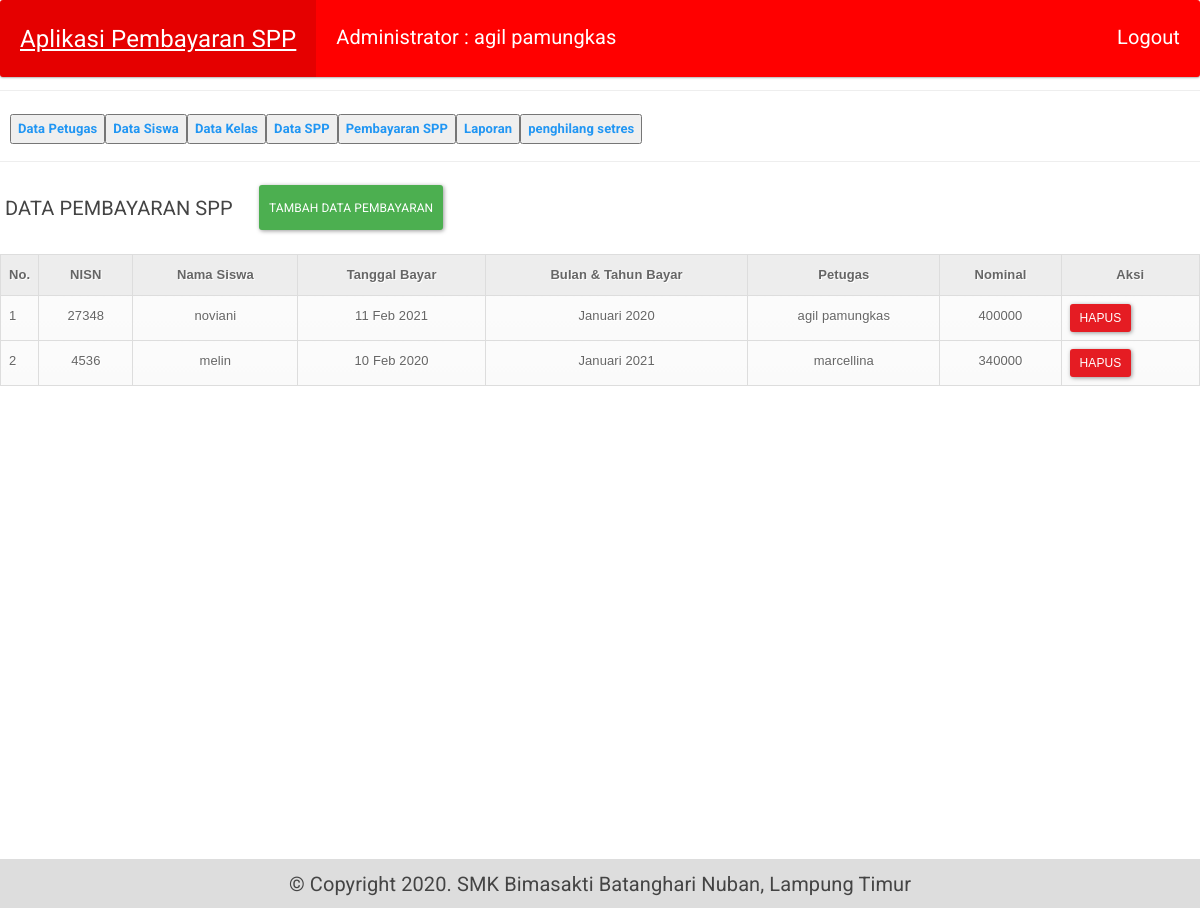
The app's page /tampil_pembayaran.php (signed in) with its own data.
### tables this page shows
CREATE TABLE IF NOT EXISTS `pembayaran` (
`id_pembayaran` int(10) NOT NULL,
  `id_petugas` int(11) DEFAULT NULL,
  `nisn` varchar(10) NOT NULL,
  `tgl_bayar` date NOT NULL,
  `bulan_dibayar` varchar(10) NOT NULL,
  `tahun_dibayar` varchar(4) NOT NULL,
  `id_spp` int(11) NOT NULL,
  `jumlah_bayar` int(11) NOT NULL
);

CREATE TABLE IF NOT EXISTS `siswa` (
  `nisn` char(10) NOT NULL,
  `nis` char(8) NOT NULL,
  `nama` varchar(35) NOT NULL,
  `id_kelas` int(11) NOT NULL,
  `alamat` text NOT NULL,
  `no_telp` varchar(13) NOT NULL,
  `id_spp` int(11) NOT NULL,
  `username` varchar(50) NOT NULL,
  `password` varchar(50) NOT NULL
);

CREATE TABLE IF NOT EXISTS `petugas` (
  `id_petugas` int(11) NOT NULL,
  `username` varchar(25) NOT NULL,
  `password` varchar(32) NOT NULL,
  `nama_petugas` varchar(35) NOT NULL,
  `level` enum('admin','petugas') NOT NULL
);

CREATE TABLE IF NOT EXISTS `spp` (
`id_spp` int(11) NOT NULL,
  `tahun` int(11) NOT NULL,
  `nominal` int(11) NOT NULL
);

### tampil_pembayaran.php (the view)
<?php include "header.php"; ?>
<div class="main">
<div class="row">
<h5>&emsp;DATA PEMBAYARAN SPP </h5>&emsp;&emsp;
    <button class="btn btn-success btn-sm" onclick="location.href='tambah_pembayaran.php'">Tambah Data Pembayaran</button>
</div>
<br>
<div class="table-responsive">
<table class="table table-bordered" cellspacing='0' style="width: 100%">
	<?php require 'koneksi.php';
		$no=1; $ambil=$koneksi->query("SELECT * FROM pembayaran JOIN siswa ON pembayaran.nisn = siswa.nisn JOIN spp ON pembayaran.id_spp = spp.id_spp JOIN petugas ON pembayaran.id_petugas = petugas.id_petugas");?>
	<tr>
		<th width="10px">No.</th>
		<th style="text-align: center;">NISN</th>
		<th style="text-align: center;">Nama Siswa</th>
		<th style="text-align: center;">Tanggal Bayar</th>
		<th style="text-align: center;">Bulan & Tahun Bayar</th>
		<th style="text-align: center;">Petugas</th>
		<th style="text-align: center;">Nominal</th>
		<th style="text-align: center;">Aksi</th>
	</tr>
  <?php while($get=$ambil->fetch_assoc()){ ?>
	<tr>
		<td><?php echo $no; ?></td>
		<td><?php echo $get['nisn']; ?></td>
		<td><?php echo $get['nama']; ?></td>
		<td><?php echo date("d M Y", strtotime($get['tgl_bayar'])); ?></td>
		<td><?php echo $get['bulan_dibayar']; ?> <?php echo $get['tahun_dibayar']; ?></td>
		<td><?php echo $get['nama_petugas']; ?></td>
		<td><?php echo $get['nominal']; ?></td>
		<td><a href="method/delete_pembayaran.php?kode=<?= $get['id_pembayaran'];?>"><button class="btn btn-danger btn-sm">Hapus</button>
		</td>
	</tr>
 <?php $no++; ?>
 <?php } ?>
</table>
</div>
</div>
<?php include "footer.php"; ?>

### header.php (shortened to what this page needs)
<!DOCTYPE html>
<html>
<head>
	<link rel="stylesheet" type="text/css" href="admin.css">
	<link rel="stylesheet" type="text/css" href="style.css">
	<link rel="stylesheet" type="text/css" href="table.css">
	<link rel="stylesheet" type="text/css" href="assets/css/bootstrap.css">
</head>
<body>
<div class="navbar" style="margin-bottom: -10px;">
  <a href="#" ><b> <h4 style="color:white"> Aplikasi Pembayaran SPP </h4></b></a>
  <a><h5 style="color:white; text-align: right;">Administrator : <?php echo $_SESSION['nama_petugas']; ?></h5></a>
  <a href="logout.php" class="right"> <h5 style="color:white">Logout</h5></a>
</div>
<hr>
<div style="padding-left: 10px; margin-top:2px;">
<a href="tampil_petugas.php"><button><b>Data Petugas</b></Button></a>
<a href="tampil_siswa.php"><button><b>Data Siswa</b></Button></a>
<a href="tampil_kelas.php"><button><b>Data Kelas</b></Button></a>
<a href="tampil_spp.php"><button><b>Data SPP</b></Button></a>
<a href="tampil_pembayaran.php"><button><b>Pembayaran SPP</b></Button></a>
<a href="laporan.php"><button><b>Laporan</b></Button></a>
<a href="penghilang_setres.php"><button><b>penghilang setres</b></Button></a>
<br>
</div>
<hr/>

### footer.php (shortened to what this page needs)
<div class="footer" style="margin-top: 450px;">
  <h5>&copy; Copyright <?= date('Y') ?>. SMK Bimasakti Batanghari Nuban, Lampung Timur</h5>
</div>
</body>
</html>

### admin.css (style rules this page uses)
* { box-sizing: border-box; }
@media (min-width: 400px) { button { float: left; } }

### style.css (style rules this page uses)
* { box-sizing: border-box; }
body { font-family: Arial , Helvetica, sans-serif; margin: 0; }
.navbar { overflow: hidden; background-color:red; position: sticky; position: -webkit-sticky; top: 0; }
.navbar a { float: left; display: block; color: white; text-align: center; padding: 14px 20px; text-decoration: none; }
.navbar a.right { float: right; }
.row { display: -ms-flexbox; display: flex; -ms-flex-wrap: wrap; flex-wrap: wrap; }
body { background: url(assets/p.jpg)no-repeat fixed; -webkit-background-size:100%100%; -moz-background-size:100%100%; -o-background-size:100%100%; background-size:100%100%; }
.footer { padding: 2px; text-align: center; background: #ddd; }

### table.css (style rules this page uses)
table { font-family: Arial, Helvetica, sans-serif; color: #666; text-shadow: 1px 1px 0px #fff; background: #eaebec; border: #ccc 1px solid; }
table th { padding: 15px 35px; border-left:1px solid #e0e0e0; border-bottom: 1px solid #e0e0e0; background: #ededed; }
table th:first-child { border-left:white; }
table tr { text-align: center; padding-left: 20px; }
table td:first-child { text-align: left; padding-left: 20px; border-left: 0; }
table td { padding: 15px 35px; border-top: 1px solid #ffffff; border-bottom: 1px solid #e0e0e0; border-left: 1px solid #e0e0e0; background: #fafafa; background: -webkit-gradient(linear, left top, left bottom, from(#fbfbfb), to(#fafafa)); background: -moz-linear-gradient(top, #fbfbfb, #fafafa); }
table tr:last-child td { border-bottom: 0; }
table tr:last-child td:first-child { -moz-border-radius-bottomleft: 3px; -webkit-border-bottom-left-radius: 3px; border-bottom-left-radius: 3px; }
table tr:last-child td:last-child { -moz-border-radius-bottomright: 3px; -webkit-border-bottom-right-radius: 3px; border-bottom-right-radius: 3px; }

### records on screen
pembayaran: siswa.nisn "27348", siswa.nama "noviani", tgl_bayar "11 Feb 2021", bulan_dibayar "Januari", tahun_dibayar "2020", id_petugas.nama_petugas "agil pamungkas", id_spp.nominal "400000"
pembayaran: siswa.nisn "4536", siswa.nama "melin", tgl_bayar "10 Feb 2020", bulan_dibayar "Januari", tahun_dibayar "2021", id_petugas.nama_petugas "marcellina", id_spp.nominal "340000"

### other values on screen
$_SESSION['nama_petugas'] "agil pamungkas"
